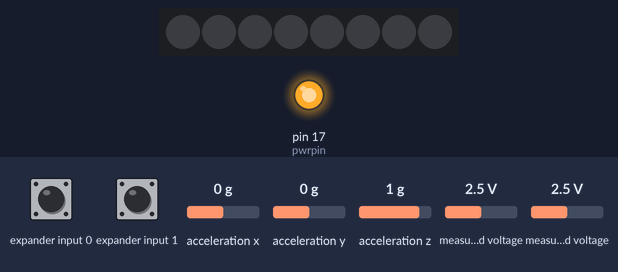
Bench run of a sketch on a simulated Arduino Uno, built with avr-gcc and run on an emulated ATmega328P. Parts: 8 RGB LEDs in strip order, left to right, output pins drawn as LEDs (lit = HIGH). Wiring (inferred from the names in the program): Wii Nunchuk at I2C address 0x52. The inputs (shaded band) are chosen by the test bench; at power-on: expander input 0 HIGH, expander input 1 HIGH, acceleration x 0 g, acceleration y 0 g, acceleration z 1 g, measured voltage 2.5 V. Dim RGB values are drawn brighter than linear.

Above: at 1.3 s.
1.4 s: expander input 0 pulled LOW for 0.15 s
At 1.49 s:
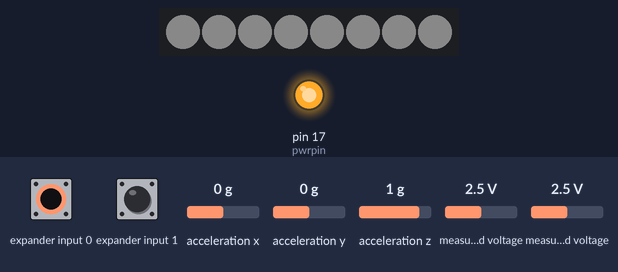
3.0 s: expander input 0 pulled LOW for 3.2 s
At 7.4 s:
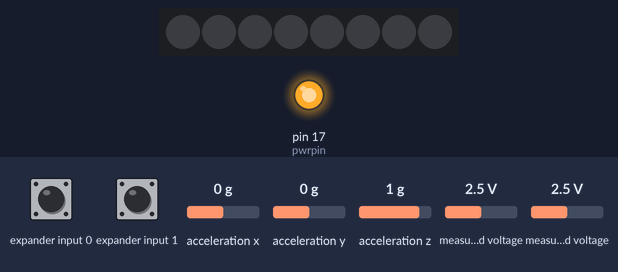
Timing chart, 0 to 8.9 s (numbered marks = the images above; inputs shaded):
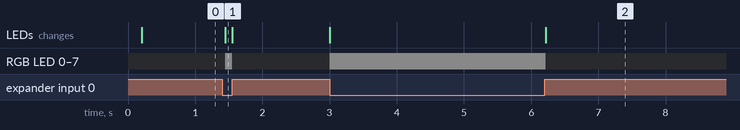

Measured:
- after the input at 1.4 s, RGB LED 0–7: off → RGB(10, 10, 10) after 0.05 s, → off 0.10 s later; the LEDs: change after 0.05 s (image 1)
- after the input at 3.0 s, RGB LED 0–7: off → RGB(10, 10, 10) at once, → off 3.2 s later; the LEDs: first change at once (image 2 shows a later state)

The sketch:

nunchuck_sound_leds.ino
```cpp
#include <FastLED.h>
#include <Wire.h>
#include <math.h>
#include "nunchuck_funcs.h"
#define LED_DATA_PIN 6
#define NUM_LEDS 8

CRGB strip[NUM_LEDS]; //some memory for LED state.
int loop_cnt=0;


void setup()
{
    Serial.begin(19200);

    //Setup the nunchuck
    nunchuck_setpowerpins();
    nunchuck_init(); // send the initilization handshake

    //Setup the LEDs
    FastLED.addLeds<NEOPIXEL, LED_DATA_PIN>(strip, NUM_LEDS);

}

void setAllPix(CRGB c){
  for(uint16_t i=0; i<NUM_LEDS; i++) {
    strip[i] = c;
  }//would something like memset be better?  a CRGB isn't just a byte though.
  FastLED.show();

}

//// Input a value 0 to 255 to get a color value.
//// The colours are a transition r - g - b - back to r.
//uint32_t Wheel(byte WheelPos) {
//  WheelPos = 255 - WheelPos;
//  if(WheelPos < 85) {
//    return strip.Color(255 - WheelPos * 3, 0, WheelPos * 3);
//  }
//  if(WheelPos < 170) {
//    WheelPos -= 85;
//    return strip.Color(0, WheelPos * 3, 255 - WheelPos * 3);
//  }
//  WheelPos -= 170;
//  return strip.Color(WheelPos * 3, 255 - WheelPos * 3, 0);
//}

CRGB nunchuckAsColorPicker(){
  //x and y sit at 128 and have min ~30, max ~225
  int x = nunchuck_joyx();
  int y = nunchuck_joyy();

  double adjustedx = x-128;
  double adjustedy = y-128;
  //these range from approx -100 to +100

  //convert to polar, get theta
  double thetaRadians = atan2(adjustedy, adjustedx) + 3.14159; //tan^-1(y/x)
  double thetaDegrees = thetaRadians * (180/3.1415);
  double scaledDegrees = (255.0/360.0) * thetaDegrees;
  //working in such a memory constrained environment, it could make sense to declare fewer
  //doubles here and work inplace?  I'm not pressed for memory yet though.
  byte wheelpos = (byte) scaledDegrees;

  //convert to polar, get radius
  double r = sqrt( pow(adjustedx,2) + pow(adjustedy,2));
  byte rad = map((long)r, 0, 100, 0, 255);


  //accely center 128, min 65, max 180
  //byte accely = map(nunchuck_accely(), 65, 180, 0, 255);
  //Serial.println(accely);


  byte h = wheelpos;
  byte s;
  byte v;

  //this if statement makes the middle of the joystick white instead of black.
  if (r < 30){
    s=0;
    v=(r*2) + 50;
  }
  else {
    s=255;
    v=rad;
  }
  if (nunchuck_zbutton() != 1){
    v = 0;
  }
  return CHSV(h,s,v);


  return CHSV(wheelpos,255,r);

  /***
   *
   * Going forward lets' use HSL to RGB where theta is H and r is L (and S is max)
   * https://github.com/ratkins/RGBConverter/blob/master/RGBConverter.h
   */

}

void loop()
{
    if( loop_cnt > 100 ) { // every 100 msecs get new data
        loop_cnt = 0;
        nunchuck_get_data();
        CRGB color = nunchuckAsColorPicker();
        setAllPix(color);

    }
    loop_cnt++;
    delay(1);
}
```

nunchuck_funcs.h
```cpp
/*
 * Nunchuck functions  -- Talk to a Wii Nunchuck
 *
 * This library is from the Bionic Arduino course :
 *                          http://todbot.com/blog/bionicarduino/
 *
 * 2007-11 Tod E. Kurt, http://todbot.com/blog/
 *
 * The Wii Nunchuck reading code originally from Windmeadow Labs
 *   http://www.windmeadow.com/node/42
 */

#if (ARDUINO >= 100)
#include <Arduino.h>
#else
#include <WProgram.h>
//#define Wire.write(x) Wire.send(x)
//#define Wire.read() Wire.receive()
#endif


static uint8_t nunchuck_buf[6];   // array to store nunchuck data,

// Uses port C (analog in) pins as power & ground for Nunchuck
static void nunchuck_setpowerpins()
{
#define pwrpin PORTC3
#define gndpin PORTC2
    DDRC |= _BV(pwrpin) | _BV(gndpin);
    PORTC &=~ _BV(gndpin);
    PORTC |=  _BV(pwrpin);
    delay(100);  // wait for things to stabilize
}

// initialize the I2C system, join the I2C bus,
// and tell the nunchuck we're talking to it
static void nunchuck_init()
{
    Wire.begin();                // join i2c bus as master
    Wire.beginTransmission(0x52);// transmit to device 0x52
#if (ARDUINO >= 100)
    Wire.write((uint8_t)0x40);// sends memory address
    Wire.write((uint8_t)0x00);// sends sent a zero.
#else
    Wire.send((uint8_t)0x40);// sends memory address
    Wire.send((uint8_t)0x00);// sends sent a zero.
#endif
    Wire.endTransmission();// stop transmitting
}

// Send a request for data to the nunchuck
// was "send_zero()"
static void nunchuck_send_request()
{
    Wire.beginTransmission(0x52);// transmit to device 0x52
#if (ARDUINO >= 100)
    Wire.write((uint8_t)0x00);// sends one byte
#else
    Wire.send((uint8_t)0x00);// sends one byte
#endif
    Wire.endTransmission();// stop transmitting
}

// Encode data to format that most wiimote drivers except
// only needed if you use one of the regular wiimote drivers
static char nunchuk_decode_byte (char x)
{
    x = (x ^ 0x17) + 0x17;
    return x;
}

// Receive data back from the nunchuck,
// returns 1 on successful read. returns 0 on failure
static int nunchuck_get_data()
{
    int cnt=0;
    Wire.requestFrom (0x52, 6);// request data from nunchuck
    while (Wire.available ()) {
        // receive byte as an integer
#if (ARDUINO >= 100)
        nunchuck_buf[cnt] = nunchuk_decode_byte( Wire.read() );
#else
        nunchuck_buf[cnt] = nunchuk_decode_byte( Wire.receive() );
#endif
        cnt++;
    }
    nunchuck_send_request();  // send request for next data payload
    // If we recieved the 6 bytes, then go print them
    if (cnt >= 5) {
        return 1;   // success
    }
    return 0; //failure
}

// Print the input data we have recieved
// accel data is 10 bits long
// so we read 8 bits, then we have to add
// on the last 2 bits.  That is why I
// multiply them by 2 * 2
static void nunchuck_print_data()
{
    static int i=0;
    int joy_x_axis = nunchuck_buf[0];
    int joy_y_axis = nunchuck_buf[1];
    int accel_x_axis = nunchuck_buf[2]; // * 2 * 2;
    int accel_y_axis = nunchuck_buf[3]; // * 2 * 2;
    int accel_z_axis = nunchuck_buf[4]; // * 2 * 2;

    int z_button = 0;
    int c_button = 0;

    // byte nunchuck_buf[5] contains bits for z and c buttons
    // it also contains the least significant bits for the accelerometer data
    // so we have to check each bit of byte outbuf[5]
    if ((nunchuck_buf[5] >> 0) & 1)
        z_button = 1;
    if ((nunchuck_buf[5] >> 1) & 1)
        c_button = 1;

    if ((nunchuck_buf[5] >> 2) & 1)
        accel_x_axis += 1;
    if ((nunchuck_buf[5] >> 3) & 1)
        accel_x_axis += 2;

    if ((nunchuck_buf[5] >> 4) & 1)
        accel_y_axis += 1;
    if ((nunchuck_buf[5] >> 5) & 1)
        accel_y_axis += 2;

    if ((nunchuck_buf[5] >> 6) & 1)
        accel_z_axis += 1;
    if ((nunchuck_buf[5] >> 7) & 1)
        accel_z_axis += 2;

    Serial.print(i,DEC);
    Serial.print("\t");

    Serial.print("joy:");
    Serial.print(joy_x_axis,DEC);
    Serial.print(",");
    Serial.print(joy_y_axis, DEC);
    Serial.print("  \t");

    Serial.print("acc:");
    Serial.print(accel_x_axis, DEC);
    Serial.print(",");
    Serial.print(accel_y_axis, DEC);
    Serial.print(",");
    Serial.print(accel_z_axis, DEC);
    Serial.print("\t");

    Serial.print("but:");
    Serial.print(z_button, DEC);
    Serial.print(",");
    Serial.print(c_button, DEC);

    Serial.print("\r\n");  // newline
    i++;
}

// returns zbutton state: 1=pressed, 0=notpressed
static int nunchuck_zbutton()
{
    return ((nunchuck_buf[5] >> 0) & 1) ? 0 : 1;  // voodoo
}

// returns zbutton state: 1=pressed, 0=notpressed
static int nunchuck_cbutton()
{
    return ((nunchuck_buf[5] >> 1) & 1) ? 0 : 1;  // voodoo
}

// returns value of x-axis joystick
static int nunchuck_joyx()
{
    return nunchuck_buf[0];
}

// returns value of y-axis joystick
static int nunchuck_joyy()
{
    return nunchuck_buf[1];
}

// returns value of x-axis accelerometer
static int nunchuck_accelx()
{
    return nunchuck_buf[2];   // FIXME: this leaves out 2-bits of the data
}

// returns value of y-axis accelerometer
static int nunchuck_accely()
{
    return nunchuck_buf[3];   // FIXME: this leaves out 2-bits of the data
}

// returns value of z-axis accelerometer
static int nunchuck_accelz()
{
    return nunchuck_buf[4];   // FIXME: this leaves out 2-bits of the data
}
```
